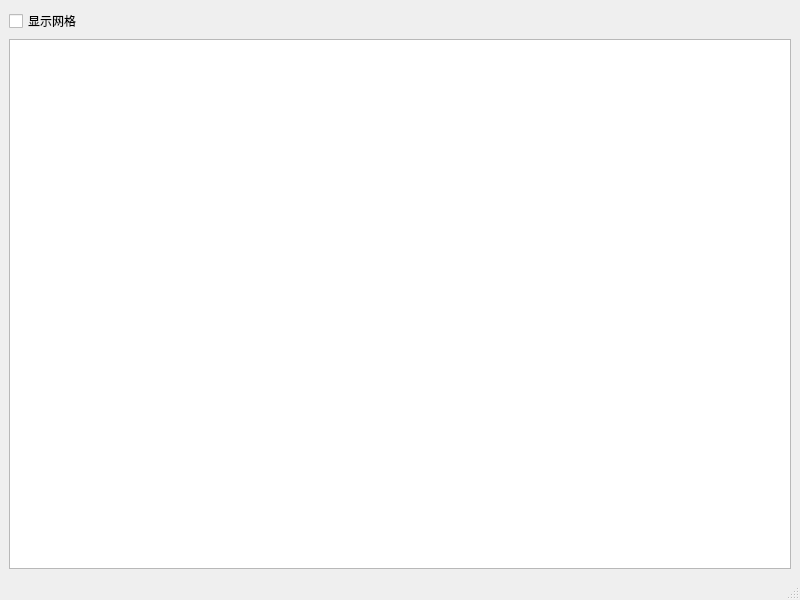
<?xml version="1.0" encoding="UTF-8"?>
<ui version="4.0">
 <class>ViewWindow</class>
 <widget class="QMainWindow" name="ViewWindow">
  <property name="geometry">
   <rect>
    <x>0</x>
    <y>0</y>
    <width>800</width>
    <height>600</height>
   </rect>
  </property>
  <property name="windowTitle">
   <string>QtDiffractionSimulator</string>
  </property>
  <widget class="QWidget" name="centralwidget">
   <layout class="QVBoxLayout" name="verticalLayout">
    <item>
     <widget class="QCheckBox" name="checkBox">
      <property name="text">
       <string>显示网格</string>
      </property>
     </widget>
    </item>
    <item>
     <widget class="MyGraphicsView" name="graphicsView"/>
    </item>
   </layout>
  </widget>
  <widget class="QMenuBar" name="menubar">
   <property name="geometry">
    <rect>
     <x>0</x>
     <y>0</y>
     <width>800</width>
     <height>24</height>
    </rect>
   </property>
  </widget>
  <widget class="QStatusBar" name="statusbar"/>
 </widget>
 <customwidgets>
  <customwidget>
   <class>MyGraphicsView</class>
   <extends>QGraphicsView</extends>
   <header location="global">classDir/mygraphicsview.h</header>
  </customwidget>
 </customwidgets>
 <resources/>
 <connections/>
</ui>
